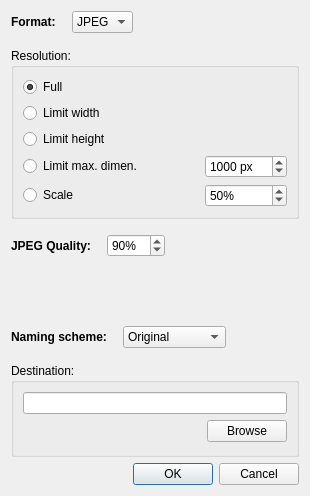
<?xml version="1.0" encoding="UTF-8"?>
<ui version="4.0">
 <class>exportDialog</class>
 <widget class="QDialog" name="exportDialog">
  <property name="geometry">
   <rect>
    <x>0</x>
    <y>0</y>
    <width>310</width>
    <height>496</height>
   </rect>
  </property>
  <property name="windowTitle">
   <string>Export</string>
  </property>
  <layout class="QVBoxLayout" name="verticalLayout_2">
   <item>
    <layout class="QHBoxLayout" name="horizontalLayout">
     <property name="bottomMargin">
      <number>9</number>
     </property>
     <item>
      <widget class="QLabel" name="label">
       <property name="font">
        <font>
         <weight>75</weight>
         <bold>true</bold>
        </font>
       </property>
       <property name="text">
        <string>Format:</string>
       </property>
      </widget>
     </item>
     <item>
      <spacer name="horizontalSpacer_2">
       <property name="orientation">
        <enum>Qt::Horizontal</enum>
       </property>
       <property name="sizeType">
        <enum>QSizePolicy::Preferred</enum>
       </property>
       <property name="sizeHint" stdset="0">
        <size>
         <width>10</width>
         <height>20</height>
        </size>
       </property>
      </spacer>
     </item>
     <item>
      <widget class="QComboBox" name="format">
       <item>
        <property name="text">
         <string>JPEG</string>
        </property>
       </item>
       <item>
        <property name="text">
         <string>PNG</string>
        </property>
       </item>
       <item>
        <property name="text">
         <string>TIFF</string>
        </property>
       </item>
      </widget>
     </item>
     <item>
      <spacer name="horizontalSpacer">
       <property name="orientation">
        <enum>Qt::Horizontal</enum>
       </property>
       <property name="sizeHint" stdset="0">
        <size>
         <width>40</width>
         <height>20</height>
        </size>
       </property>
      </spacer>
     </item>
    </layout>
   </item>
   <item>
    <widget class="QGroupBox" name="groupBox">
     <property name="title">
      <string>Resolution:</string>
     </property>
     <layout class="QGridLayout" name="gridLayout">
      <item row="0" column="0">
       <widget class="QRadioButton" name="rFull">
        <property name="text">
         <string>Full</string>
        </property>
        <property name="checked">
         <bool>true</bool>
        </property>
       </widget>
      </item>
      <item row="1" column="0">
       <widget class="QRadioButton" name="rWidth">
        <property name="text">
         <string>Limit width</string>
        </property>
       </widget>
      </item>
      <item row="2" column="0">
       <widget class="QRadioButton" name="rHeight">
        <property name="text">
         <string>Limit height</string>
        </property>
       </widget>
      </item>
      <item row="3" column="0" colspan="2">
       <widget class="QRadioButton" name="rMaxDim">
        <property name="text">
         <string>Limit max. dimen.</string>
        </property>
       </widget>
      </item>
      <item row="3" column="2">
       <widget class="QWidget" name="eMaxDim" native="true">
        <property name="enabled">
         <bool>true</bool>
        </property>
        <layout class="QHBoxLayout" name="horizontalLayout_8">
         <property name="margin">
          <number>0</number>
         </property>
         <item>
          <widget class="QSpinBox" name="maxdim">
           <property name="suffix">
            <string> px</string>
           </property>
           <property name="minimum">
            <number>10</number>
           </property>
           <property name="maximum">
            <number>10000</number>
           </property>
           <property name="singleStep">
            <number>100</number>
           </property>
           <property name="value">
            <number>1000</number>
           </property>
          </widget>
         </item>
        </layout>
       </widget>
      </item>
      <item row="4" column="0">
       <widget class="QRadioButton" name="rScale">
        <property name="text">
         <string>Scale</string>
        </property>
        <property name="checked">
         <bool>false</bool>
        </property>
       </widget>
      </item>
      <item row="4" column="2">
       <widget class="QWidget" name="eScale" native="true">
        <layout class="QHBoxLayout" name="horizontalLayout_9">
         <property name="margin">
          <number>0</number>
         </property>
         <item>
          <widget class="QSpinBox" name="scale">
           <property name="enabled">
            <bool>true</bool>
           </property>
           <property name="suffix">
            <string>%</string>
           </property>
           <property name="minimum">
            <number>10</number>
           </property>
           <property name="maximum">
            <number>100</number>
           </property>
           <property name="singleStep">
            <number>5</number>
           </property>
           <property name="value">
            <number>50</number>
           </property>
          </widget>
         </item>
        </layout>
       </widget>
      </item>
     </layout>
    </widget>
   </item>
   <item>
    <widget class="QWidget" name="widget" native="true">
     <layout class="QHBoxLayout" name="horizontalLayout_6">
      <property name="leftMargin">
       <number>0</number>
      </property>
      <item>
       <widget class="QLabel" name="label_3">
        <property name="font">
         <font>
          <weight>75</weight>
          <bold>true</bold>
         </font>
        </property>
        <property name="text">
         <string>JPEG Quality:</string>
        </property>
       </widget>
      </item>
      <item>
       <spacer name="horizontalSpacer_7">
        <property name="orientation">
         <enum>Qt::Horizontal</enum>
        </property>
        <property name="sizeType">
         <enum>QSizePolicy::Preferred</enum>
        </property>
        <property name="sizeHint" stdset="0">
         <size>
          <width>10</width>
          <height>20</height>
         </size>
        </property>
       </spacer>
      </item>
      <item>
       <widget class="QSpinBox" name="quality">
        <property name="suffix">
         <string>%</string>
        </property>
        <property name="minimum">
         <number>10</number>
        </property>
        <property name="maximum">
         <number>100</number>
        </property>
        <property name="singleStep">
         <number>1</number>
        </property>
        <property name="value">
         <number>90</number>
        </property>
       </widget>
      </item>
      <item>
       <spacer name="horizontalSpacer_6">
        <property name="orientation">
         <enum>Qt::Horizontal</enum>
        </property>
        <property name="sizeHint" stdset="0">
         <size>
          <width>40</width>
          <height>20</height>
         </size>
        </property>
       </spacer>
      </item>
     </layout>
    </widget>
   </item>
   <item>
    <spacer name="verticalSpacer">
     <property name="orientation">
      <enum>Qt::Vertical</enum>
     </property>
     <property name="sizeHint" stdset="0">
      <size>
       <width>20</width>
       <height>8</height>
      </size>
     </property>
    </spacer>
   </item>
   <item>
    <layout class="QHBoxLayout" name="horizontalLayout_3">
     <property name="bottomMargin">
      <number>9</number>
     </property>
     <item>
      <widget class="QLabel" name="label_4">
       <property name="font">
        <font>
         <weight>75</weight>
         <bold>true</bold>
        </font>
       </property>
       <property name="text">
        <string>Naming scheme:</string>
       </property>
      </widget>
     </item>
     <item>
      <spacer name="horizontalSpacer_3">
       <property name="orientation">
        <enum>Qt::Horizontal</enum>
       </property>
       <property name="sizeType">
        <enum>QSizePolicy::Preferred</enum>
       </property>
       <property name="sizeHint" stdset="0">
        <size>
         <width>10</width>
         <height>20</height>
        </size>
       </property>
      </spacer>
     </item>
     <item>
      <widget class="QComboBox" name="scheme">
       <item>
        <property name="text">
         <string>Original</string>
        </property>
       </item>
       <item>
        <property name="text">
         <string>Date-Time</string>
        </property>
       </item>
       <item>
        <property name="text">
         <string>Date-Time-ID</string>
        </property>
       </item>
      </widget>
     </item>
     <item>
      <spacer name="horizontalSpacer_4">
       <property name="orientation">
        <enum>Qt::Horizontal</enum>
       </property>
       <property name="sizeHint" stdset="0">
        <size>
         <width>40</width>
         <height>20</height>
        </size>
       </property>
      </spacer>
     </item>
    </layout>
   </item>
   <item>
    <widget class="QGroupBox" name="destGroup">
     <property name="title">
      <string>Destination:</string>
     </property>
     <layout class="QVBoxLayout" name="verticalLayout">
      <property name="spacing">
       <number>6</number>
      </property>
      <property name="leftMargin">
       <number>9</number>
      </property>
      <property name="topMargin">
       <number>9</number>
      </property>
      <property name="rightMargin">
       <number>9</number>
      </property>
      <property name="bottomMargin">
       <number>12</number>
      </property>
      <item>
       <widget class="QLineEdit" name="destination">
        <property name="sizePolicy">
         <sizepolicy hsizetype="Expanding" vsizetype="Fixed">
          <horstretch>100</horstretch>
          <verstretch>0</verstretch>
         </sizepolicy>
        </property>
       </widget>
      </item>
      <item>
       <layout class="QHBoxLayout" name="horizontalLayout_2">
        <item>
         <spacer name="horizontalSpacer_5">
          <property name="orientation">
           <enum>Qt::Horizontal</enum>
          </property>
          <property name="sizeHint" stdset="0">
           <size>
            <width>40</width>
            <height>20</height>
           </size>
          </property>
         </spacer>
        </item>
        <item>
         <widget class="QPushButton" name="browse">
          <property name="sizePolicy">
           <sizepolicy hsizetype="Preferred" vsizetype="Fixed">
            <horstretch>0</horstretch>
            <verstretch>0</verstretch>
           </sizepolicy>
          </property>
          <property name="text">
           <string>Browse</string>
          </property>
         </widget>
        </item>
       </layout>
      </item>
     </layout>
    </widget>
   </item>
   <item>
    <widget class="QDialogButtonBox" name="buttonBox">
     <property name="orientation">
      <enum>Qt::Horizontal</enum>
     </property>
     <property name="standardButtons">
      <set>QDialogButtonBox::Cancel|QDialogButtonBox::Ok</set>
     </property>
    </widget>
   </item>
  </layout>
 </widget>
 <resources/>
 <connections>
  <connection>
   <sender>buttonBox</sender>
   <signal>accepted()</signal>
   <receiver>exportDialog</receiver>
   <slot>accept()</slot>
   <hints>
    <hint type="sourcelabel">
     <x>257</x>
     <y>486</y>
    </hint>
    <hint type="destinationlabel">
     <x>157</x>
     <y>274</y>
    </hint>
   </hints>
  </connection>
  <connection>
   <sender>buttonBox</sender>
   <signal>rejected()</signal>
   <receiver>exportDialog</receiver>
   <slot>reject()</slot>
   <hints>
    <hint type="sourcelabel">
     <x>300</x>
     <y>486</y>
    </hint>
    <hint type="destinationlabel">
     <x>286</x>
     <y>274</y>
    </hint>
   </hints>
  </connection>
  <connection>
   <sender>rFull</sender>
   <signal>toggled(bool)</signal>
   <receiver>exportDialog</receiver>
   <slot>setResolutionMode()</slot>
   <hints>
    <hint type="sourcelabel">
     <x>74</x>
     <y>83</y>
    </hint>
    <hint type="destinationlabel">
     <x>305</x>
     <y>31</y>
    </hint>
   </hints>
  </connection>
  <connection>
   <sender>rWidth</sender>
   <signal>toggled(bool)</signal>
   <receiver>exportDialog</receiver>
   <slot>setResolutionMode()</slot>
   <hints>
    <hint type="sourcelabel">
     <x>116</x>
     <y>116</y>
    </hint>
    <hint type="destinationlabel">
     <x>263</x>
     <y>10</y>
    </hint>
   </hints>
  </connection>
  <connection>
   <sender>rHeight</sender>
   <signal>toggled(bool)</signal>
   <receiver>exportDialog</receiver>
   <slot>setResolutionMode()</slot>
   <hints>
    <hint type="sourcelabel">
     <x>96</x>
     <y>146</y>
    </hint>
    <hint type="destinationlabel">
     <x>307</x>
     <y>79</y>
    </hint>
   </hints>
  </connection>
  <connection>
   <sender>rMaxDim</sender>
   <signal>toggled(bool)</signal>
   <receiver>exportDialog</receiver>
   <slot>setResolutionMode()</slot>
   <hints>
    <hint type="sourcelabel">
     <x>45</x>
     <y>176</y>
    </hint>
    <hint type="destinationlabel">
     <x>290</x>
     <y>42</y>
    </hint>
   </hints>
  </connection>
  <connection>
   <sender>rScale</sender>
   <signal>toggled(bool)</signal>
   <receiver>exportDialog</receiver>
   <slot>setResolutionMode()</slot>
   <hints>
    <hint type="sourcelabel">
     <x>73</x>
     <y>217</y>
    </hint>
    <hint type="destinationlabel">
     <x>302</x>
     <y>111</y>
    </hint>
   </hints>
  </connection>
  <connection>
   <sender>format</sender>
   <signal>currentIndexChanged(int)</signal>
   <receiver>exportDialog</receiver>
   <slot>setFormat(int)</slot>
   <hints>
    <hint type="sourcelabel">
     <x>143</x>
     <y>24</y>
    </hint>
    <hint type="destinationlabel">
     <x>306</x>
     <y>177</y>
    </hint>
   </hints>
  </connection>
 </connections>
 <slots>
  <slot>setResolutionMode()</slot>
  <slot>setFormat(int)</slot>
 </slots>
</ui>
